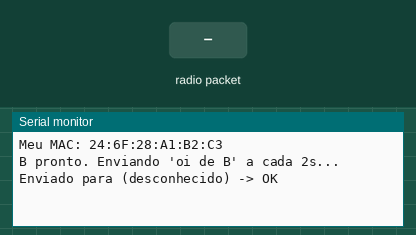
A sketch run on a simulated ESP32. On the bench: the last lines printed to the serial monitor. Inputs (shaded band) come from the test bench.

Above: at 1.5 s.
1.6 s: radio packet "1" arrives
At 2.0 s:
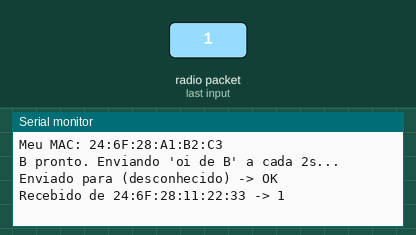
3.1 s: radio packet "0" arrives
At 4.1 s:
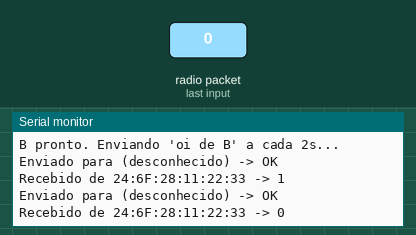
4.6 s: radio packet "2" arrives
At 5.4 s:
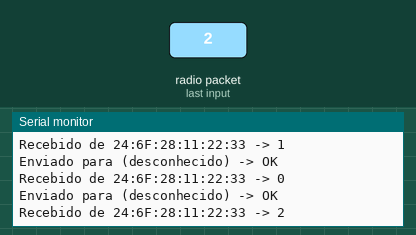

Measured:
- after the input at 1.6 s, the serial monitor: prints a new line at once (image 1)
- after the input at 3.1 s, the serial monitor: prints a new line at once (image 2)
- after the input at 4.6 s, the serial monitor: prints a new line at once (image 3)

The sketch:

receptor.ino
```cpp
#include <Arduino.h>
#include <WiFi.h>
#include <esp_now.h>
#include <esp_wifi.h>

// codigo 2

// mac1: 24:0A:C4:57:BE:F0 (mac do transmissor)

#define WIFI_CHANNEL 1
uint8_t peerMac[] = { 0x24, 0x0A, 0xC4, 0x57, 0xBE, 0xF0 }; // MAC do A

static void printMac(const uint8_t *m) {
  for (int i = 0; i < 6; i++) { if (i) Serial.print(":"); Serial.printf("%02X", m[i]); }
}

void onSent(const wifi_tx_info_t* info, esp_now_send_status_t status) {
  Serial.print("Enviado para ");
  if (info && info->des_addr) printMac(info->des_addr); else Serial.print("(desconhecido)");
  Serial.print(" -> ");
  Serial.println(status == ESP_NOW_SEND_SUCCESS ? "OK" : "FALHA");
}

void onRecv(const esp_now_recv_info_t* info, const uint8_t* data, int len) {
  Serial.print("Recebido de ");
  if (info && info->src_addr) printMac(info->src_addr); else Serial.print("(desconhecido)");
  Serial.print(" -> ");
  Serial.write(data, len);
  Serial.println();
}

bool addPeer(const uint8_t mac[6]) {
  esp_now_peer_info_t p{};
  memcpy(p.peer_addr, mac, 6);
  p.channel = WIFI_CHANNEL;
  p.encrypt = false;
  p.ifidx = WIFI_IF_STA;
  return esp_now_add_peer(&p) == ESP_OK;
}

void setup() {
  Serial.begin(115200);
  delay(300);

  WiFi.mode(WIFI_MODE_STA);
  esp_wifi_set_promiscuous(true);
  esp_wifi_set_channel(WIFI_CHANNEL, WIFI_SECOND_CHAN_NONE);
  esp_wifi_set_promiscuous(false);

  if (esp_now_init() != ESP_OK) { Serial.println("ESP-NOW init falhou"); while (1) delay(1000); }
  esp_now_register_send_cb(onSent);
  esp_now_register_recv_cb(onRecv);

  if (!addPeer(peerMac)) Serial.println("Falha ao adicionar peer");

  Serial.print("Meu MAC: "); Serial.println(WiFi.macAddress());
  Serial.println("B pronto. Enviando 'oi de B' a cada 2s...");
}

void loop() {
  const char* msg = "oi de B";
  esp_err_t r = esp_now_send(peerMac, (const uint8_t*)msg, strlen(msg));
  if (r != ESP_OK) Serial.printf("Erro send: %d\n", r);
  delay(2000);
}
```
